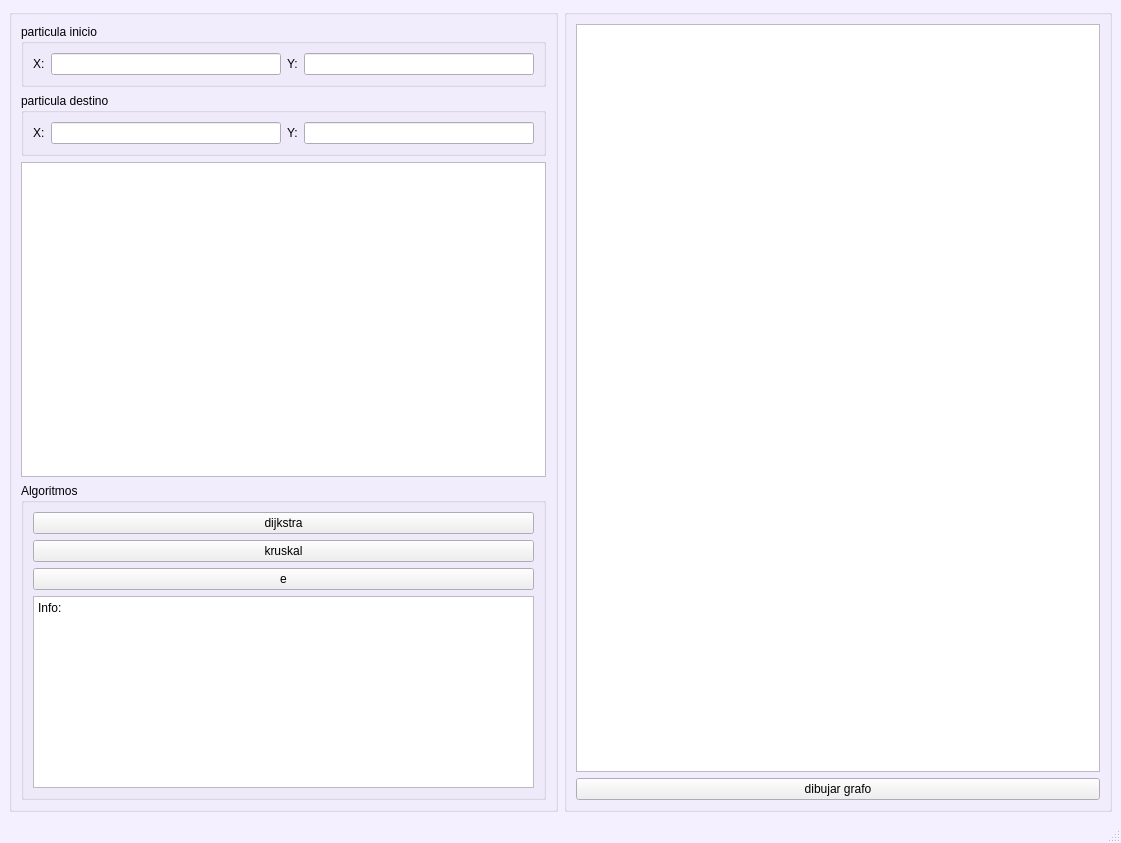
<?xml version="1.0" encoding="UTF-8"?>
<ui version="4.0">
 <class>SecondWindow</class>
 <widget class="QMainWindow" name="SecondWindow">
  <property name="geometry">
   <rect>
    <x>0</x>
    <y>0</y>
    <width>1121</width>
    <height>843</height>
   </rect>
  </property>
  <property name="palette">
   <palette>
    <active>
     <colorrole role="WindowText">
      <brush brushstyle="SolidPattern">
       <color alpha="255">
        <red>0</red>
        <green>0</green>
        <blue>0</blue>
       </color>
      </brush>
     </colorrole>
     <colorrole role="Base">
      <brush brushstyle="SolidPattern">
       <color alpha="255">
        <red>255</red>
        <green>255</green>
        <blue>255</blue>
       </color>
      </brush>
     </colorrole>
     <colorrole role="Window">
      <brush brushstyle="SolidPattern">
       <color alpha="255">
        <red>245</red>
        <green>240</green>
        <blue>255</blue>
       </color>
      </brush>
     </colorrole>
    </active>
    <inactive>
     <colorrole role="WindowText">
      <brush brushstyle="SolidPattern">
       <color alpha="255">
        <red>0</red>
        <green>0</green>
        <blue>0</blue>
       </color>
      </brush>
     </colorrole>
     <colorrole role="Base">
      <brush brushstyle="SolidPattern">
       <color alpha="255">
        <red>255</red>
        <green>255</green>
        <blue>255</blue>
       </color>
      </brush>
     </colorrole>
     <colorrole role="Window">
      <brush brushstyle="SolidPattern">
       <color alpha="255">
        <red>245</red>
        <green>240</green>
        <blue>255</blue>
       </color>
      </brush>
     </colorrole>
    </inactive>
    <disabled>
     <colorrole role="WindowText">
      <brush brushstyle="SolidPattern">
       <color alpha="255">
        <red>120</red>
        <green>120</green>
        <blue>120</blue>
       </color>
      </brush>
     </colorrole>
     <colorrole role="Base">
      <brush brushstyle="SolidPattern">
       <color alpha="255">
        <red>245</red>
        <green>240</green>
        <blue>255</blue>
       </color>
      </brush>
     </colorrole>
     <colorrole role="Window">
      <brush brushstyle="SolidPattern">
       <color alpha="255">
        <red>245</red>
        <green>240</green>
        <blue>255</blue>
       </color>
      </brush>
     </colorrole>
    </disabled>
   </palette>
  </property>
  <property name="windowTitle">
   <string>MainWindow</string>
  </property>
  <widget class="QWidget" name="centralwidget">
   <layout class="QHBoxLayout" name="horizontalLayout">
    <item>
     <widget class="QGroupBox" name="groupBox">
      <property name="title">
       <string/>
      </property>
      <layout class="QVBoxLayout" name="verticalLayout_3">
       <item>
        <widget class="QGroupBox" name="groupBox_3">
         <property name="title">
          <string>particula inicio</string>
         </property>
         <layout class="QGridLayout" name="gridLayout">
          <item row="0" column="0">
           <widget class="QLabel" name="label">
            <property name="text">
             <string>X:</string>
            </property>
           </widget>
          </item>
          <item row="0" column="1">
           <widget class="QLineEdit" name="lineEdit"/>
          </item>
          <item row="0" column="2">
           <widget class="QLabel" name="label_2">
            <property name="text">
             <string>Y:</string>
            </property>
           </widget>
          </item>
          <item row="0" column="3">
           <widget class="QLineEdit" name="lineEdit_2"/>
          </item>
         </layout>
        </widget>
       </item>
       <item>
        <widget class="QGroupBox" name="groupBox_5">
         <property name="title">
          <string>particula destino</string>
         </property>
         <layout class="QGridLayout" name="gridLayout_2">
          <item row="0" column="2">
           <widget class="QLabel" name="label_4">
            <property name="text">
             <string>Y:</string>
            </property>
           </widget>
          </item>
          <item row="0" column="1">
           <widget class="QLineEdit" name="lineEdit_3_destino_x"/>
          </item>
          <item row="0" column="0">
           <widget class="QLabel" name="label_3">
            <property name="text">
             <string>X:</string>
            </property>
           </widget>
          </item>
          <item row="0" column="3">
           <widget class="QLineEdit" name="lineEdit_4destino_Y"/>
          </item>
         </layout>
        </widget>
       </item>
       <item>
        <widget class="QPlainTextEdit" name="plainTextEdit">
         <property name="readOnly">
          <bool>true</bool>
         </property>
        </widget>
       </item>
       <item>
        <widget class="QGroupBox" name="groupBox_2">
         <property name="title">
          <string>Algoritmos</string>
         </property>
         <layout class="QVBoxLayout" name="verticalLayout">
          <item>
           <widget class="QPushButton" name="pushButton_prim">
            <property name="text">
             <string>dijkstra</string>
            </property>
           </widget>
          </item>
          <item>
           <widget class="QPushButton" name="pushButton_2_kruskal">
            <property name="text">
             <string>kruskal</string>
            </property>
           </widget>
          </item>
          <item>
           <widget class="QPushButton" name="pushButton_3">
            <property name="text">
             <string>e</string>
            </property>
           </widget>
          </item>
          <item>
           <widget class="QPlainTextEdit" name="plainTextEdit_2">
            <property name="readOnly">
             <bool>true</bool>
            </property>
            <property name="plainText">
             <string>Info:</string>
            </property>
           </widget>
          </item>
         </layout>
        </widget>
       </item>
      </layout>
     </widget>
    </item>
    <item>
     <widget class="QGroupBox" name="groupBox_4">
      <property name="title">
       <string/>
      </property>
      <layout class="QVBoxLayout" name="verticalLayout_2">
       <item>
        <widget class="QGraphicsView" name="graphicsView_2"/>
       </item>
       <item>
        <widget class="QPushButton" name="pushButton_grafos">
         <property name="text">
          <string>dibujar grafo</string>
         </property>
        </widget>
       </item>
      </layout>
     </widget>
    </item>
   </layout>
   <zorder>groupBox_4</zorder>
   <zorder>groupBox</zorder>
  </widget>
  <widget class="QStatusBar" name="statusbar"/>
 </widget>
 <resources/>
 <connections/>
</ui>
